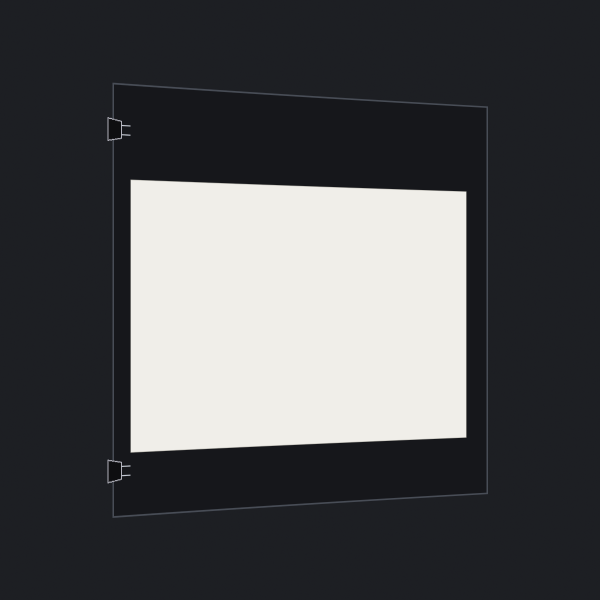
#> input picture research/R0-1/tests/fixtures/bed_scene_oblique_dim.png, 1200 x 1200 px (shown at 1/2 size)
$ python -i sheet_ingest.py   (imports and definitions only)
#> lines starting #> are read from the running program, lines starting #| are printed output that depends on the picture; after the words box and inside, x2 and y2 are one past the last pixel; in counts of white or black regions, pixels touching at a corner belong together
#> in ingest_sheet, img is the input picture: shape (1200, 1200, 3); mean B, G, R 81.8, 79.7, 78.9
### src/penpress/core/primitives.py
"""Core geometric and document primitives for PenPress.

Immutable, typed structures for millimetre-coordinate strokes, paths, and pages
with affine transforms, bounding boxes, Ramer-Douglas-Peucker simplification,
arc-length resampling, and versioned JSON serialization.
"""

from __future__ import annotations

import math
from collections.abc import Sequence
from dataclasses import dataclass
from typing import Any

CURRENT_SCHEMA_VERSION = 1


class CoreGeometryError(ValueError):
    """Raised when geometric constraints are violated (e.g. NaN/inf coordinates or empty sequences)."""


@dataclass(frozen=True, slots=True)
class Point:
    """A 2D point on a page or bed measured in millimetres.

    Attributes:
        x: X-coordinate in mm.
        y: Y-coordinate in mm.
        pressure: Optional normalized contact pressure [0.0, 1.0].
        time_offset: Optional timestamp offset in seconds from stroke start.
    """

    x: float
    y: float
    pressure: float | None = None
    time_offset: float | None = None

    def __post_init__(self) -> None:
        if not math.isfinite(self.x) or not math.isfinite(self.y):
            raise CoreGeometryError(f"Point coordinates must be finite numbers, got x={self.x}, y={self.y}")
        if self.pressure is not None and (
            not math.isfinite(self.pressure) or not (0.0 <= self.pressure <= 1.0)
        ):
            raise CoreGeometryError(f"Pressure must be finite in range [0.0, 1.0], got {self.pressure}")
        if self.time_offset is not None and (not math.isfinite(self.time_offset) or self.time_offset < 0.0):
            raise CoreGeometryError(f"time_offset must be finite and non-negative, got {self.time_offset}")

    def distance_to(self, other: Point) -> float:
        """Euclidean distance in mm between two points."""
        return math.hypot(self.x - other.x, self.y - other.y)

    # [21 lines left out: functions to_dict, from_dict, not called in this run]


@dataclass(frozen=True, slots=True)
class BoundingBox:
    """Axis-aligned bounding box in millimetres.

    Attributes:
        min_x: Minimum X in mm.
        min_y: Minimum Y in mm.
        max_x: Maximum X in mm.
        max_y: Maximum Y in mm.
    """

    min_x: float
    min_y: float
    max_x: float
    max_y: float

    # [46 lines left out: functions __post_init__, width, height, contains_point, to_dict, from_dict, not called in this run]


@dataclass(frozen=True, slots=True)
class Transform2D:
    """2D Affine transformation representing [x', y', 1]^T = M * [x, y, 1]^T.

    Matrix layout:
      [ a  c  tx ]
      [ b  d  ty ]
      [ 0  0  1  ]
    """

    a: float = 1.0
    b: float = 0.0
    c: float = 0.0
    d: float = 1.0
    tx: float = 0.0
    ty: float = 0.0

    # [26 lines left out: functions __post_init__, identity, translation, scale, rotation, not called in this run]

    def determinant(self) -> float:
        """Determinant of the linear component (a * d - b * c)."""
        return self.a * self.d - self.b * self.c

    # [173 lines left out: functions compose, inverse, apply, to_dict, from_dict, _perpendicular_distance and 2 more, not called in this run]


@dataclass(frozen=True, slots=True)
class Stroke:
    """A continuous pen-down motion composed of an ordered sequence of points in mm.

    Attributes:
        points: Tuple of Points (must contain at least 2 points for a valid stroke).
    """

    points: tuple[Point, ...]

    def __init__(self, points: Sequence[Point]) -> None:
        if not points or len(points) < 2:
            count = len(points) if points else 0
            raise CoreGeometryError(f"A Stroke requires at least 2 points, got {count}")
        object.__setattr__(self, "points", tuple(points))

    # [19 lines left out: functions bounds, length_mm, not called in this run]

    def transform(self, t: Transform2D) -> Stroke:
        """Return a new Stroke with transform t applied to all points."""
        return Stroke([t.apply(p) for p in self.points])

    # [6 lines left out: function simplify, not called in this run]

    def resample(self, step_mm: float) -> Stroke:
        """Resample stroke at roughly uniform step_mm intervals."""
        return Stroke(resample_points(self.points, step_mm))

    # [16 lines left out: functions to_dict, from_dict, not called in this run]


@dataclass(frozen=True, slots=True)
class Path:
    """A collection of strokes forming a glyph, symbol, drawing element, or word.

    Attributes:
        strokes: Tuple of Strokes.
        label: Optional semantic label (e.g. character, equation node ID).
    """

    strokes: tuple[Stroke, ...]
    label: str | None = None

    # [19 lines left out: functions __init__, bounds, total_length_mm, not called in this run]

    def transform(self, t: Transform2D) -> Path:
        """Return a new Path with transform t applied to all strokes."""
        return Path([s.transform(t) for s in self.strokes], label=self.label)

    def simplify(self, epsilon: float) -> Path:
        """Simplify all strokes in the path using RDP."""
        return Path([s.simplify(epsilon) for s in self.strokes], label=self.label)

    # [22 lines left out: functions to_dict, from_dict, not called in this run]


@dataclass(frozen=True, slots=True)
class Page:
    """A printable document page with defined physical dimensions and paths in mm.

    Attributes:
        width_mm: Physical width of paper in mm (e.g. 148.0 for A5, 210.0 for A4).
        height_mm: Physical height of paper in mm (e.g. 210.0 for A5, 297.0 for A4).
        paths: Tuple of Paths on this page.
        schema_version: Version of the serialization schema.
    """

    width_mm: float
    height_mm: float
    paths: tuple[Path, ...]
    schema_version: int = CURRENT_SCHEMA_VERSION

    # [83 lines left out: functions __init__, bounds, total_length_mm, transform, to_dict, from_dict, not called in this run]

### src/penpress/profile/models.py
"""Handwriting profile data models and serialization.

A handwriting profile stores user metadata, style statistics, and a glyph bank
mapping unicode characters to one or more Stroke sequences (variants).
"""

from __future__ import annotations

import json
from dataclasses import dataclass, field
from pathlib import Path
from typing import Any

from penpress.core.primitives import Stroke


@dataclass(frozen=True)
class StyleMetrics:
    slant_deg: float = 0.0
    baseline_jitter_mm: float = 0.06
    spacing_jitter_mm: float = 0.15
    stroke_width_mean_mm: float = 0.4
    x_height_mm: float = 3.5
    ascent_mm: float = 2.0
    descent_mm: float = 1.5

    # [22 lines left out: functions to_dict, from_dict, not called in this run]


@dataclass
class HandwritingProfile:
    profile_id: str
    user_name: str
    created_at: str
    schema_version: str = "1.0.0"
    metrics: StyleMetrics = field(default_factory=StyleMetrics)
    glyph_bank: dict[str, list[list[Stroke]]] = field(default_factory=dict)
    metadata: dict[str, Any] = field(default_factory=dict)

    def add_glyph_variant(self, char: str, strokes: list[Stroke]) -> None:
        if char not in self.glyph_bank:
            self.glyph_bank[char] = []
        self.glyph_bank[char].append(strokes)

    def get_glyph_variants(self, char: str) -> list[list[Stroke]]:
        return self.glyph_bank.get(char, [])

    @property
    def total_glyphs(self) -> int:
        return len(self.glyph_bank)

    @property
    def total_variants(self) -> int:
        return sum(len(variants) for variants in self.glyph_bank.values())

    # [53 lines left out: functions to_dict, save_json, from_dict, load_json, not called in this run]

### src/penpress/profile/sheet_ingest.py
"""Sample sheet image ingestion, perspective rectification, and cell extraction.

Takes a photo or scan of a filled handwriting sample sheet:
1. Detects fiducial alignment corners.
2. Rectifies perspective distortion to canonical coordinate space.
3. Segments and crops cell bounding boxes.
4. Recovers stroke polylines using thinning, graph tracing, and RDP simplification.
"""

from __future__ import annotations

import json
from pathlib import Path
from typing import Any

import cv2
import numpy as np
from skimage.morphology import skeletonize

from penpress.core.primitives import Point, Stroke
from penpress.profile.models import HandwritingProfile, StyleMetrics
from penpress.profile.sheet_gen import DEFAULT_CHARS


class SheetAlignmentError(Exception):
    """Raised when fiducials cannot be localized or the sheet is corrupted/misaligned."""


def find_fiducial_markers(img_gray: np.ndarray) -> np.ndarray:
    """Finds the 4 corner alignment markers in the captured sheet."""
    h, w = img_gray.shape

    # Check for empty / low-contrast or blank images (e.g. solid white or solid black)
    std_dev = float(np.std(img_gray))
#> std_dev = 89.4
    if std_dev < 10.0:
        raise SheetAlignmentError("Image has insufficient contrast or is blank.")

    # Adaptive thresholding to find solid black marker squares
    thresh = cv2.adaptiveThreshold(
        img_gray, 255, cv2.ADAPTIVE_THRESH_GAUSSIAN_C, cv2.THRESH_BINARY_INV, 25, 8
    )
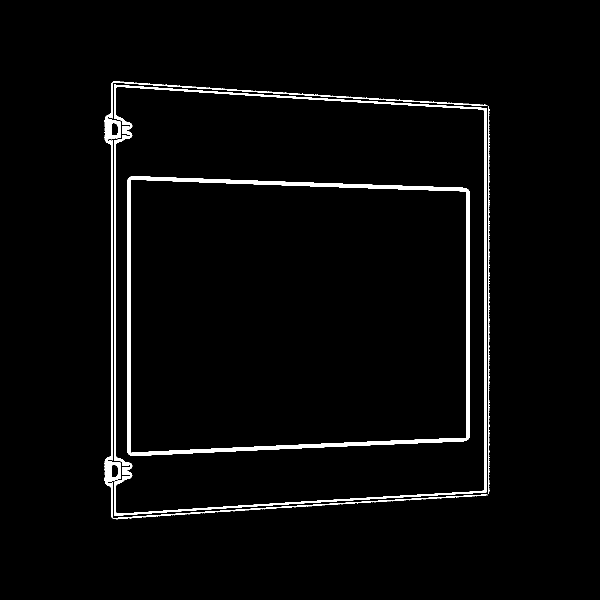
#> thresh: shape (1200, 1200) (shown at 1/2 size); 2.7% white; 6 white regions

    contours, _ = cv2.findContours(thresh, cv2.RETR_EXTERNAL, cv2.CHAIN_APPROX_SIMPLE)
#> contours = 5 contours; box (x1, y1, x2, y2) and area: (228, 169, 973, 1032) 603222, (209, 162, 975, 1039) 3851, (976, 212, 979, 988) 1088, (217, 237, 242, 279) 852, (217, 922, 242, 964) 847

    marker_centers = []
    min_area = (w * h) * 0.00005
    max_area = (w * h) * 0.01

    for cnt in contours:
        area = cv2.contourArea(cnt)
        if min_area < area < max_area:
            peri = cv2.arcLength(cnt, True)
            approx = cv2.approxPolyDP(cnt, 0.04 * peri, True)
            if len(approx) == 4:
                # Check aspect ratio
                _bx, _by, bw, bh = cv2.boundingRect(approx)
                aspect = float(bw) / bh
                if 0.75 <= aspect <= 1.35:
                    m = cv2.moments(cnt)
                    if m["m00"] > 0:
                        cx = m["m10"] / m["m00"]
                        cy = m["m01"] / m["m00"]
                        marker_centers.append((cx, cy))
#> this loop made 5 passes
#> (area, peri, approx, bw, bh, aspect) on passes 1 to 2: (847, 127, [[217, 922], [217, 963], [240, 957], [241, 926]], 25, 42, 0.595), (851.5, 127.2, [[217, 237], [217, 278], [240, 275], [241, 244]], 25, 42, 0.595)
#> after the loop, marker_centers = []

    # If 4 markers found near corners
    if len(marker_centers) >= 4:
        # Sort into TL, TR, BR, BL
        pts = np.array(marker_centers, dtype=np.float32)
        s = pts.sum(axis=1)
        diff = np.diff(pts, axis=1)

        tl = pts[np.argmin(s)]
        br = pts[np.argmax(s)]
        tr = pts[np.argmin(diff)]
        bl = pts[np.argmax(diff)]
        return np.array([tl, tr, br, bl], dtype=np.float32)

    # Fallback to document outer boundaries if fiducials are plain corner borders
    blurred = cv2.GaussianBlur(img_gray, (5, 5), 0)
    thresh_doc = cv2.adaptiveThreshold(
        blurred, 255, cv2.ADAPTIVE_THRESH_GAUSSIAN_C, cv2.THRESH_BINARY, 21, 10
    )
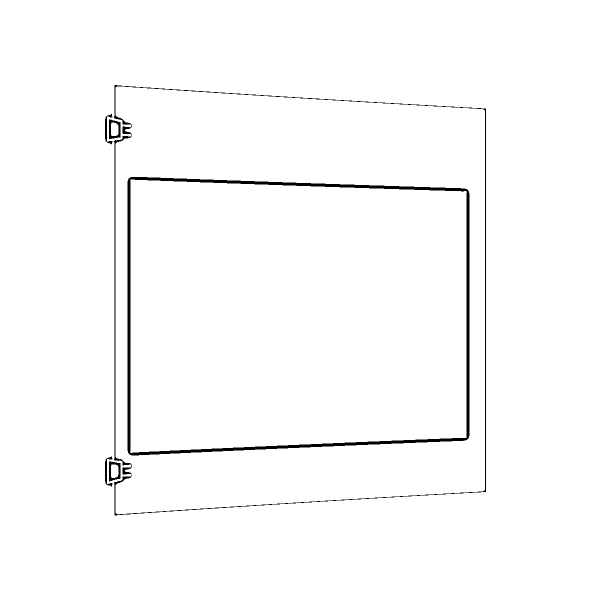
#> thresh_doc: shape (1200, 1200) (shown at 1/2 size); 98.5% white; 6 black regions
    cnts, _ = cv2.findContours(255 - thresh_doc, cv2.RETR_EXTERNAL, cv2.CHAIN_APPROX_SIMPLE)
#> cnts = 5 contours; box (x1, y1, x2, y2) and area: (228, 170, 972, 1031) 599852, (218, 923, 241, 963) 754, (218, 239, 241, 278) 747, (210, 227, 225, 289) 203, (210, 913, 225, 973) 200
    if cnts:
        c_largest = max(cnts, key=cv2.contourArea)
#> c_largest = contour of 295 points, box (x1, y1, x2, y2) (228, 170, 972, 1031), area 599852
#> (the rest of the program and of its run is left out)
